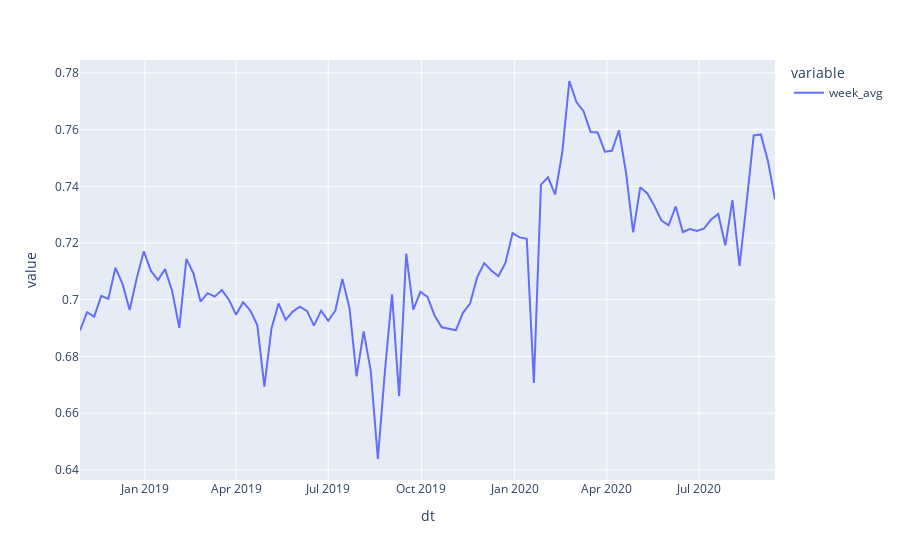

The notebook cell this image was saved under:
### Markdown cell above
# 시각화

### Code cell
import pandas as pd 
pd.options.plotting.backend = 'plotly'

home_weekly[['dt', 'week_avg']].groupby('dt').sum().plot()
